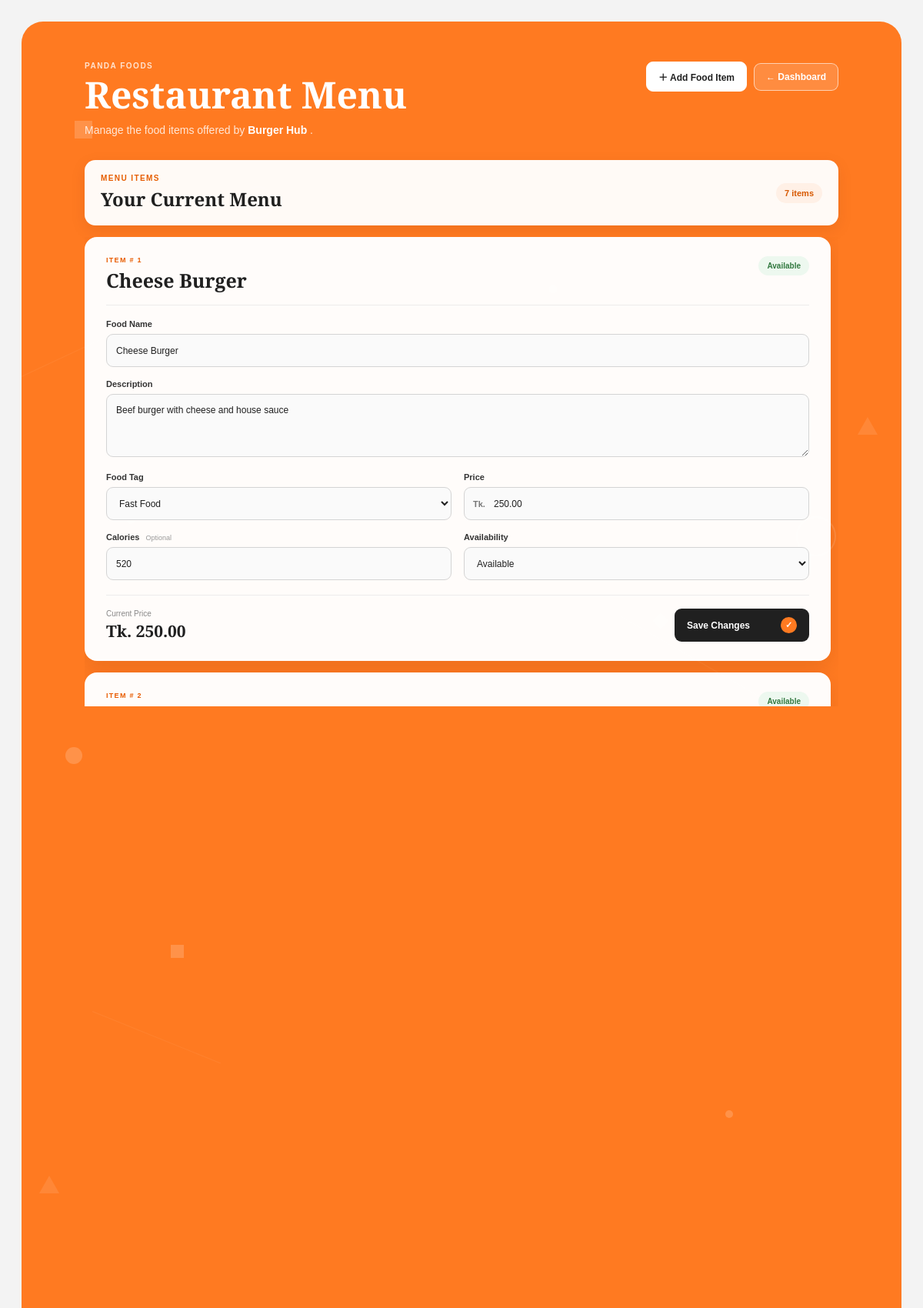
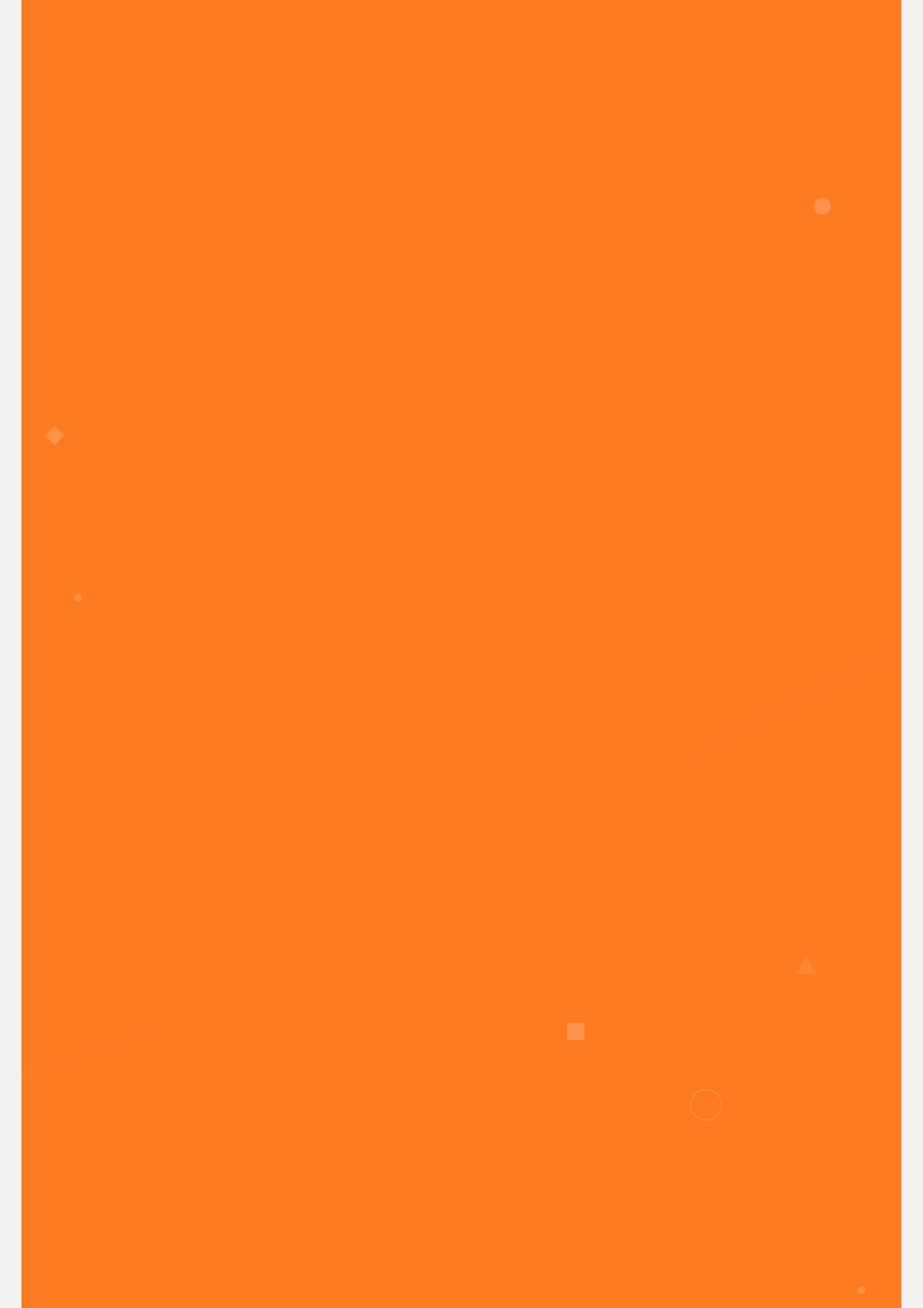
/restaurant_menu.php (signed in, upper part), run on the app's committed database (2 pictures, top to bottom).
### tables this page shows
CREATE TABLE `restaurants` (
  `login_id` int(100) NOT NULL,
  `username` varchar(100) NOT NULL,
  `password` varchar(100) NOT NULL,
  `restaurant_name` varchar(100) NOT NULL,
  `ownername` varchar(100) NOT NULL,
  `email` varchar(100) NOT NULL,
  `phone` varchar(100) NOT NULL,
  `city` varchar(100) NOT NULL,
  `street` varchar(100) NOT NULL,
  `area` varchar(100) NOT NULL,
  `permit` varchar(100) NOT NULL,
  `cuisineType` varchar(100) NOT NULL
);

CREATE TABLE `fooditems` (
  `food_id` int(11) NOT NULL,
  `food_name` varchar(100) NOT NULL,
  `food_description` varchar(255) DEFAULT NULL,
  `food_tag` varchar(100) NOT NULL,
  `price` decimal(10,2) NOT NULL,
  `is_available` tinyint(1) NOT NULL DEFAULT 1,
  `calories` int(11) DEFAULT NULL,
  `restaurant_id` int(11) NOT NULL
);

### restaurant_menu.php (the view, shortened to what this page needs)
<?php
require_once('DBconnect.php');
$restaurant_id = $_SESSION['login_id'];
$restaurant_query = "SELECT restaurant_name
                     FROM restaurants
                     WHERE login_id = '$restaurant_id'";
$restaurant_result =
    mysqli_query($conn, $restaurant_query);
$restaurant =
    mysqli_fetch_assoc($restaurant_result);
$query = "SELECT *
          FROM fooditems
          WHERE restaurant_id = '$restaurant_id'
          ORDER BY food_id";
$result = mysqli_query($conn, $query);
?>
<!DOCTYPE html>
<html lang="en">
<head>
    <link rel="stylesheet"
          href="style.css?v=3">
</head>
<body class="restaurant-menu-page">
    <main class="restaurant-menu-shell">
        <div class="restaurant-menu-particles"
             aria-hidden="true">
            <span class="particle-line line1"></span>
            <span class="particle-line line2"></span>
            <span class="particle-line line3"></span>
            <span class="particle-line line5"></span>
            <span class="particle circle p2"></span>
            <span class="particle circle p5"></span>
            <span class="particle circle-outline p8"></span>
            <span class="particle square p10"></span>
            <span class="particle square p11"></span>
            <span class="particle square p12"></span>
            <span class="particle triangle p14"></span>
            <span class="particle triangle p15"></span>
            <span class="particle triangle p16"></span>
            <span class="particle dot p20"></span>
            <span class="particle dot p21"></span>
            <span class="particle dot p23"></span>
            <span class="particle diamond p24"></span>
        </div>
        <div class="restaurant-menu-content">
            <section class="restaurant-management-header">
                <div>
                    <p class="restaurant-management-label">
                        PANDA FOODS
                    </p>
                    <h1>
                        Restaurant Menu
                    </h1>
                    <p>
                        Manage the food items offered by
                        <strong>
                            <?php
                            echo htmlspecialchars(
                                $restaurant['restaurant_name']
                            );
                            ?>
                        </strong>.
                    </p>
                </div>
                <div class="restaurant-menu-header-actions">
                    <a href="add_food.php"
                       class="restaurant-menu-add-button">
                        ＋ Add Food Item
                    </a>
                    <a href="restaurant_dashboard.php"
                       class="restaurant-management-back">
                        ← Dashboard
                    </a>
                </div>
            </section>
            <section class="restaurant-menu-summary">
                <div>
                    <p class="restaurant-card-label">
                        MENU ITEMS
                    </p>
                    <h2>
                        Your Current Menu
                    </h2>
                </div>
                <span class="restaurant-menu-count">
                    <?php
                    echo mysqli_num_rows($result);
                    ?>
                    item<?php
                    echo mysqli_num_rows($result) != 1
                        ? 's'
                        : '';
                    ?>
                </span>
            </section>
            <section class="restaurant-menu-list">
                <?php
                if (mysqli_num_rows($result) > 0) {
                ?>
                    <?php
                    while ($food =
                        mysqli_fetch_assoc($result)) {
                    ?>
                        <form
                            action="restaurant_menu.php"
                            method="POST"
                            class="restaurant-menu-item-card"
                        >
                            <div class="restaurant-menu-item-top">
                                <div>
                                    <p class="restaurant-menu-item-id">
                                        ITEM #
                                        <?php
                                        echo $food['food_id'];
                                        ?>
                                    </p>
                                    <h3>
                                        <?php
                                        echo htmlspecialchars(
                                            $food['food_name']
                                        );
                                        ?>
                                    </h3>
                                </div>
                                <span class="restaurant-menu-availability
                                    <?php
                                    echo $food['is_available'] == 1
                                        ? 'available'
                                        : 'unavailable';
                                    ?>">
                                    <?php
                                    if ($food['is_available'] == 1) {
                                        echo "Available";
                                    } else {
                                        echo "Unavailable";
                                    }
                                    ?>
                                </span>
                            </div>
                            <div class="restaurant-menu-item-grid">
                                <div class="restaurant-form-group
                                            restaurant-menu-full">
                                    <label
                                        for="food_name_<?php
                                        echo $food['food_id'];
                                        ?>">
                                        Food Name
                                    </label>
                                    <input
                                        type="text"
                                        id="food_name_<?php
                                        echo $food['food_id'];
                                        ?>"
                                        name="food_name"
                                        value="<?php
                                        echo htmlspecialchars(
                                            $food['food_name']
                                        );
                                        ?>"
                                        required
                                    >
                                </div>
                                <div class="restaurant-form-group
                                            restaurant-menu-full">
                                    <label
                                        for="food_description_<?php
                                        echo $food['food_id'];
                                        ?>">
                                        Description
                                    </label>
                                    <textarea
                                        id="food_description_<?php
                                        echo $food['food_id'];
                                        ?>"
                                        name="food_description"
                                    ><?php
                                        echo htmlspecialchars(
                                            $food['food_description']
                                        );
                                    ?></textarea>
                                </div>
                                <div class="restaurant-form-group">
                                    <label
                                        for="food_tag_<?php
                                        echo $food['food_id'];
                                        ?>">
                                        Food Tag
                                    </label>
                                    <select
                                        id="food_tag_<?php
                                        echo $food['food_id'];
                                        ?>"
                                        name="food_tag"
                                        required
                                    >
                                        <option value="Fast Food"
                                            <?php
                                            if ($food['food_tag']
                                                == 'Fast Food')
                                                echo 'selected';
                                            ?>>
                                            Fast Food
                                        </option>
                                    </select>
                                </div>
                                <div class="restaurant-form-group">
                                    <label
                                        for="price_<?php
                                        echo $food['food_id'];
                                        ?>">
                                        Price
                                    </label>
                                    <div class="restaurant-input-prefix">
                                        <span>Tk.</span>
                                        <input
                                            type="number"
                                            id="price_<?php
                                            echo $food['food_id'];
                                            ?>"
                                            name="price"
                                            value="<?php
                                            echo $food['price'];
                                            ?>"
                                            min="0.01"
                                            step="0.01"
                                            required
                                        >
                                    </div>
                                </div>
                                <div class="restaurant-form-group">
                                    <label
                                        for="calories_<?php
                                        echo $food['food_id'];
                                        ?>">
                                        Calories
                                        <span class="restaurant-optional-text">
                                            Optional
                                        </span>
                                    </label>
                                    <input
                                        type="number"
                                        id="calories_<?php
                                        echo $food['food_id'];
                                        ?>"
                                        name="calories"
                                        value="<?php
                                        echo $food['calories'];
                                        ?>"
                                        min="0"
                                    >
                                </div>
                                <div class="restaurant-form-group">
                                    <label
                                        for="is_available_<?php
                                        echo $food['food_id'];
                                        ?>">
                                        Availability
                                    </label>
                                    <select
                                        id="is_available_<?php
                                        echo $food['food_id'];
                                        ?>"
                                        name="is_available"
                                        required
                                    >
                                        <option value="1"
                                            <?php
                                            if ($food['is_available']
                                                == 1)
                                                echo 'selected';
                                            ?>>
                                            Available
                                        </option>
                                    </select>
                                </div>
                            </div>
                            <div class="restaurant-menu-item-bottom">
                                <div class="restaurant-menu-price-preview">
                                    <span>
                                        Current Price
                                    </span>
                                    <strong>
                                        Tk.
                                        <?php
                                        echo $food['price'];
                                        ?>
                                    </strong>
                                </div>
                                <button
                                    type="submit"
                                    name="update_food"
                                    class="restaurant-menu-save-button"
                                >
                                    Save Changes
                                    <span>✓</span>
                                </button>
                            </div>
                        </form>
                    <?php } ?>
                <?php } ?>
            </section>
        </div>
    </main>
</body>
</html>

### data on the page
restaurants: restaurant_name "Burger Hub"
fooditems: food_id "1", food_name "Cheese Burger", shows "Available", food_description "Beef burger with cheese and house sauce", food_tag "Fast Food", price "250.00", calories "520", is_available "Available"
fooditems: food_id "2", is_available "Available"

### other printed values
mysqli_num_rows($result) "7"
